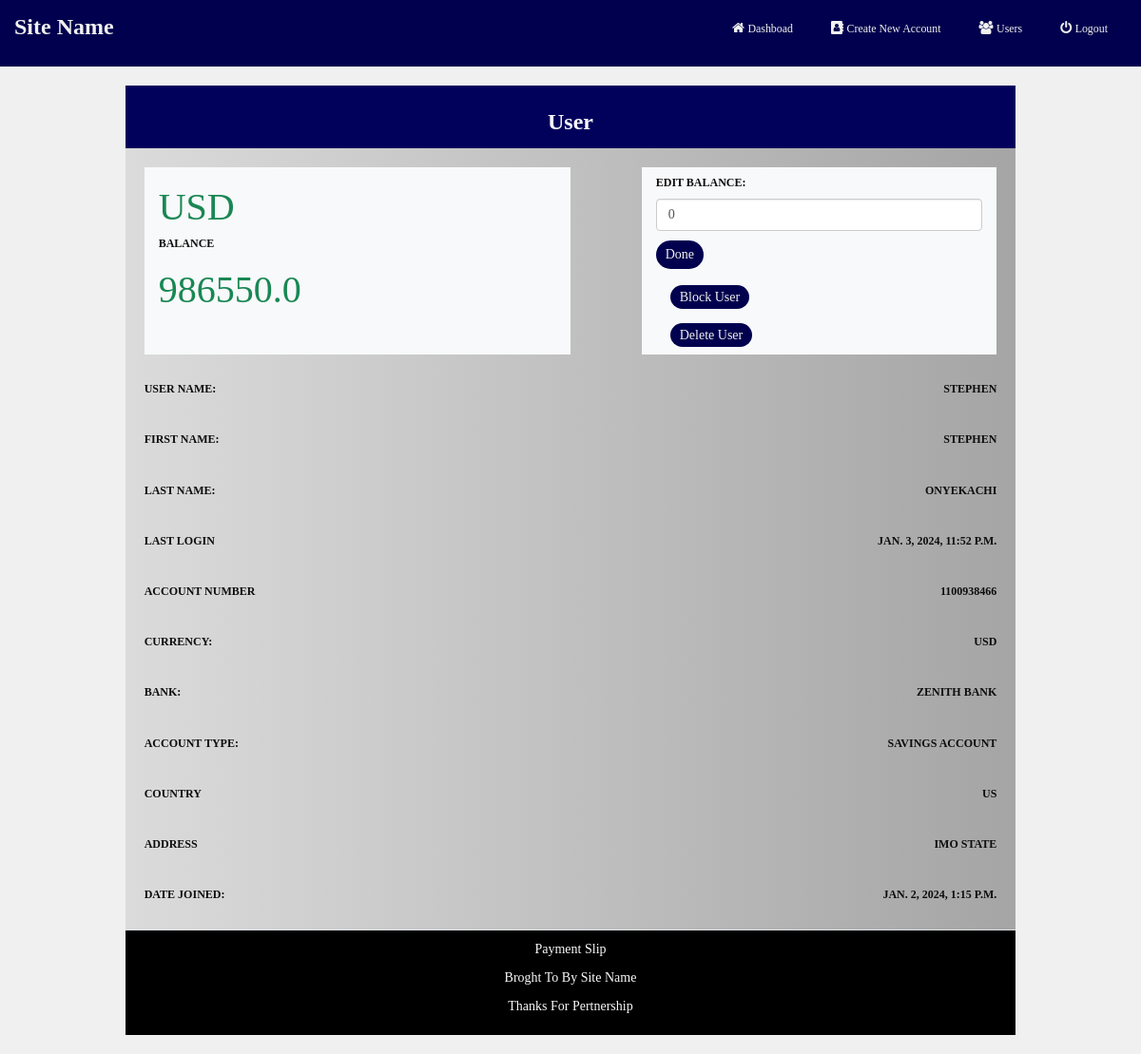
Page /view_user/2/ on the earlier database version.
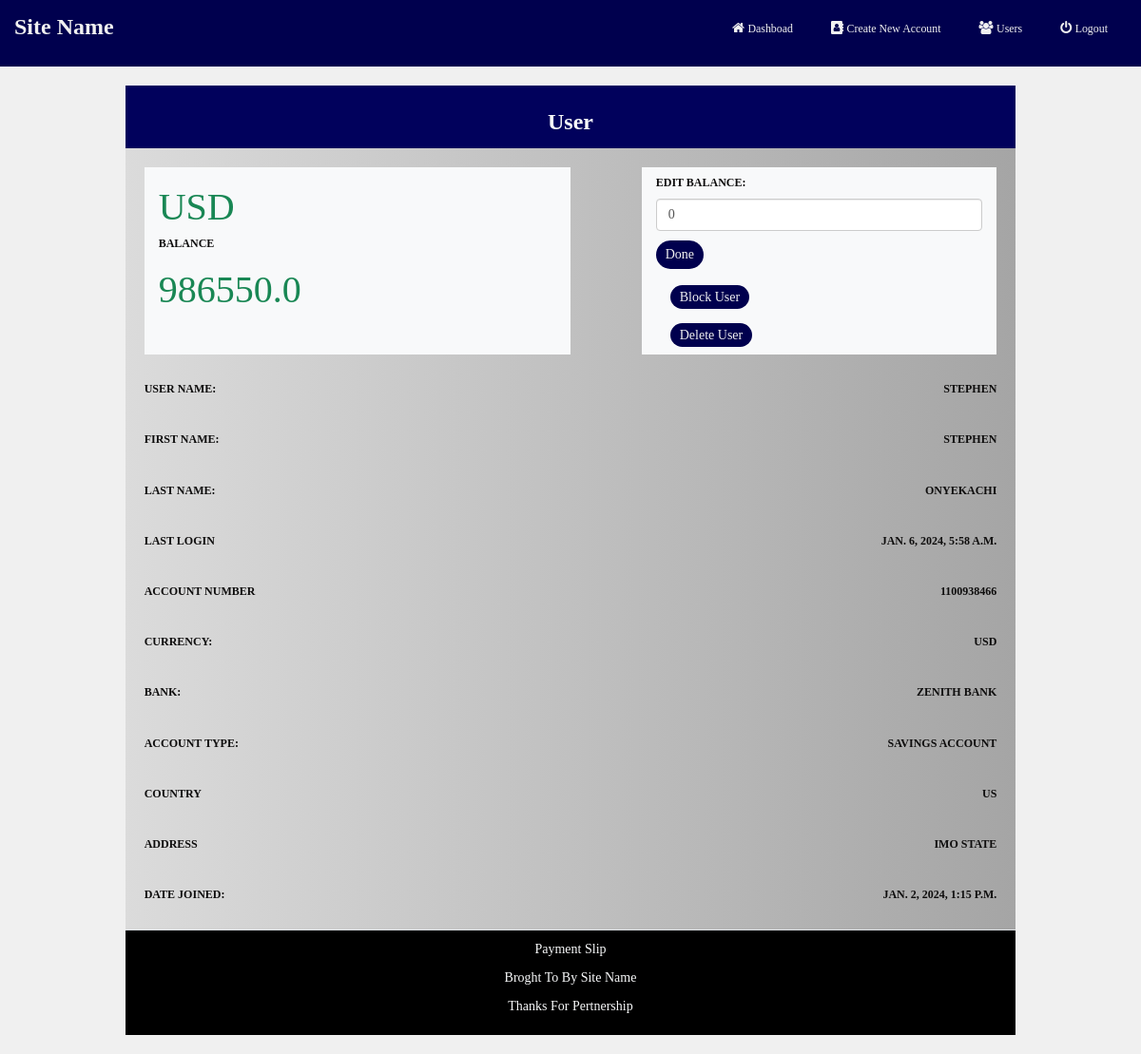
Same page on the later database version.
### App/models.py (models this page shows, shortened)
class Users(AbstractUser):
    currency = models.CharField(max_length=200)
    phone_number = models.CharField(max_length=20)
    country = models.CharField(max_length=200)
    address = models.CharField(max_length=250)
    date_joined = models.DateTimeField(verbose_name="date joined", auto_now_add=True)
    last_login = models.DateTimeField(verbose_name="last login", auto_now=True)
    balance = models.FloatField(default=0.00, null=True)
    account_number = models.PositiveIntegerField(default=0, null=True)
    account_type = models.CharField(max_length=200)
    bank = models.CharField(max_length=200)
    block = models.BooleanField(default=False)
    username = models.CharField(max_length=100, blank=True, null=True, unique=True)
    gender = models.CharField(max_length=200)
    profile_picture = models.ImageField(upload_to='picture')

### App/views.py (the view)
# urls.py: path('view_user/<int:pk>/', views.View_user, name='view_user'),
def View_user(request, pk):
    user = Users.objects.get(id=pk)
    if request.method == 'POST':
        balance = request.POST['balance']
        user.balance += float(balance)
        user.save()
        messages.success(request, f'{user.user.username} balance is now {user.balance}')
        return redirect('all_users')
    context = {
        'user':user,
    }
    return render(request, 'profile/view_user.html', context)

### template/profile/view_user.html (shortened to what the changed rows need)
{% extends 'nav_auth/extentions.html' %}
{% load static %}
{% block content %}
<body>
    <div>
        <section class="col-md-12" id="dashboad_section2">
            <div class="slip">
                <div class="col-md-10 slip_body">
                        <div class="col-md-12 border-bottom"
                            style="padding: 10px;position: relative;background: linear-gradient(to right, rgb(219, 219, 219), rgb(165, 165, 165));"
                        >
                            <div class="col-md-12 slip_content">
                                <div class="col-md-6 bg-light">
                                    <div>
                                        <h2 class="text-success">
                                            {{user.currency}}
                                        </h2>
                                    </div>
                                    <div>
                                        <h1 class="text-success">
                                            {{user.balance}}
                                        </h1>
                                    </div>
                                </div>
                            </div>
                            <div>
                                <div class="col-md-12 slip_content">
                                    <h4>
                                        user name:
                                    </h4>
                                    <h4>
                                        {{ user.first_name }}
                                    </h4>
                                </div>
                                <div class="col-md-12 slip_content">
                                    <h4>
                                        first name:
                                    </h4>
                                    <h4>
                                        {{ user.first_name }}
                                    </h4>
                                </div>
                                <div class="col-md-12 slip_content">
                                    <h4>
                                        last name:
                                    </h4>
                                    <h4>
                                        {{ user.last_name }}
                                    </h4>
                                </div>
                                <div class="col-md-12 slip_content">
                                    <div>
                                        <h4>{{user.last_login}}</h4>
                                    </div>
                                </div>
                                <div class="col-md-12 slip_content">
                                    <div>
                                        <h4>{{user.account_number}}</h4>
                                    </div>
                                </div>
                            </div>
                            <div>
                                <div class="col-md-12 slip_content">
                                    <h4>
                                       currency:
                                    </h4>
                                    <h4>
                                        {{ user.currency }}
                                    </h4>
                                </div>
                                <div class="col-md-12 slip_content">
                                    <h4>
                                        bank:
                                    </h4>
                                    <h4>
                                        {{ user.bank }}
                                    </h4>
                                </div>
                                <div class="col-md-12 slip_content">
                                    <h4>
                                        account type:
                                    </h4>
                                    <h4>
                                        {{ user.account_type }}
                                    </h4>
                                </div>
                                <div class="col-md-12 slip_content">
                                    <div>
                                        <h4>{{user.country}}</h4>
                                    </div>
                                </div>
                                <div class="col-md-12 slip_content">
                                    <div>
                                        <h4>{{user.address}}</h4>
                                    </div>
                                </div>
                                <div class="col-md-12 slip_content">
                                    <h4>
                                        date joined:
                                    </h4>
                                    <h4>
                                        {{ user.date_joined }}
                                    </h4>
                                </div>
                            </div>
                        </div>
                </div>
            </div>
        </section>
    </div>
</body>
{% endblock %}

Differences in the rows shown:
changed Users "USD": last_login "JAN. 3, 2024, 11:52 P.M." → "JAN. 6, 2024, 5:58 A.M."
